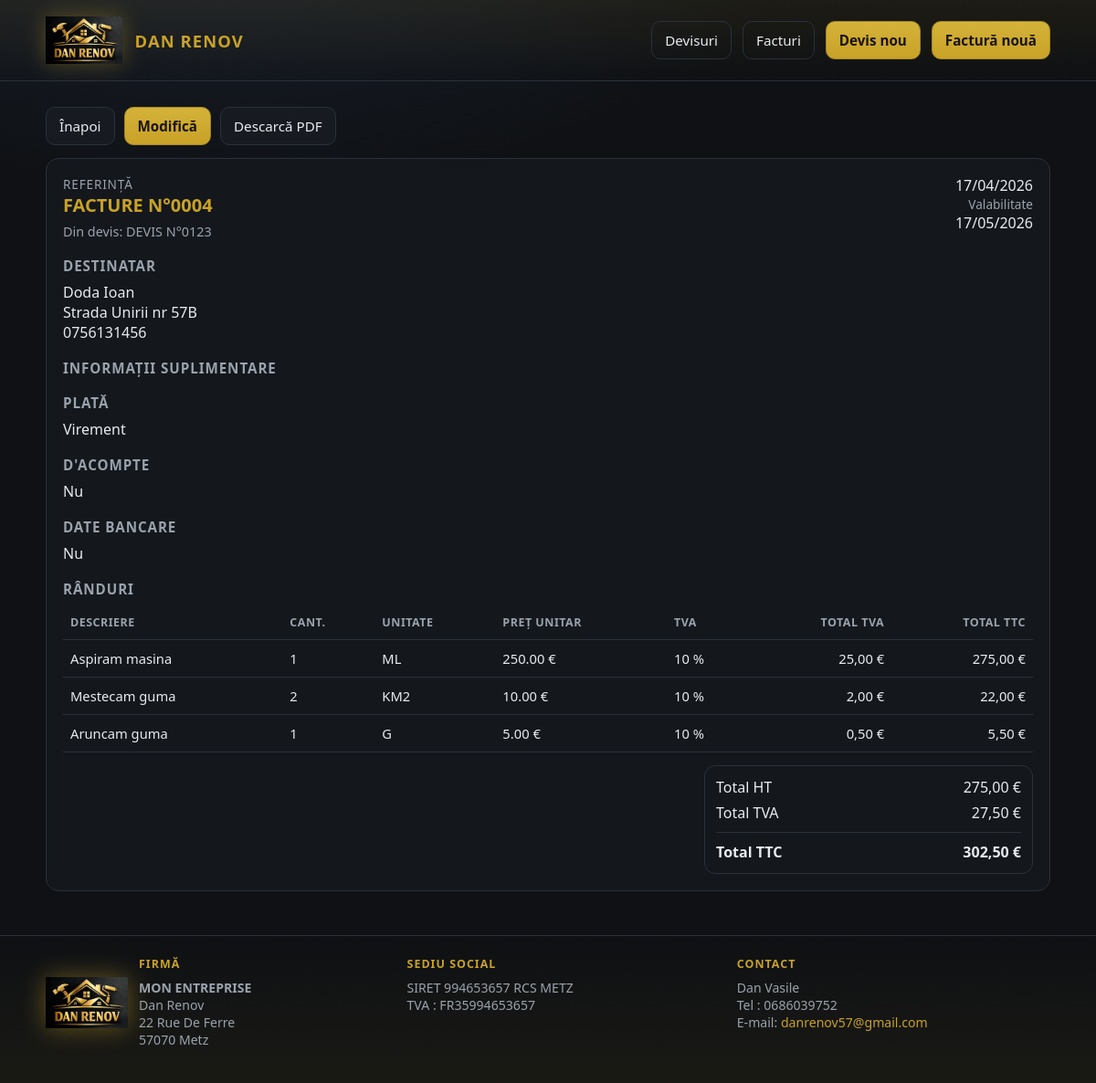
Page /factures/0004 on the committed database.
### tables this page shows
CREATE TABLE factures (
                facture_num TEXT PRIMARY KEY,
                devis_num_source TEXT,
                destinataire_nom TEXT NOT NULL,
                destinataire_adresse TEXT NOT NULL,
                destinataire_telephone TEXT NOT NULL,
                infos_additionnelles TEXT,
                date_facture TEXT NOT NULL,
                date_validite TEXT NOT NULL,
                mode_paiement TEXT NOT NULL,
                total_ht REAL NOT NULL,
                total_tva REAL NOT NULL,
                total_ttc REAL NOT NULL
            , destinataire_cp TEXT, destinataire_siret TEXT, is_acompte INTEGER NOT NULL DEFAULT 0, include_bank_details INTEGER NOT NULL DEFAULT 0);

CREATE TABLE facture_lignes (
                id INTEGER PRIMARY KEY AUTOINCREMENT,
                facture_num TEXT NOT NULL,
                ordre INTEGER NOT NULL,
                description TEXT NOT NULL,
                quantite INTEGER NOT NULL,
                unite TEXT NOT NULL,
                unite_pow INTEGER,
                prix_unitaire REAL NOT NULL,
                taux_tva INTEGER NOT NULL,
                ligne_total_tva REAL NOT NULL,
                ligne_total_ttc REAL NOT NULL,
                FOREIGN KEY (facture_num) REFERENCES factures(facture_num) ON DELETE CASCADE
            );

### app.py (the view)
@app.route("/factures/<facture_num>")
def facture_view(facture_num: str):
    d = get_facture(facture_num)
    if not d:
        abort(404)
    return render_template("facture_view.html", facture=d)

### db.py (called while the page is built)
@contextmanager
def get_conn() -> Generator[sqlite3.Connection, None, None]:
    DB_PATH.parent.mkdir(parents=True, exist_ok=True)
    conn = sqlite3.connect(DB_PATH)
    conn.row_factory = sqlite3.Row
    conn.execute("PRAGMA foreign_keys = ON")
    try:
        yield conn
        conn.commit()
    finally:
        conn.close()

def get_facture(facture_num: str) -> dict[str, Any] | None:
    with get_conn() as conn:
        row = conn.execute("SELECT * FROM factures WHERE facture_num=?", (facture_num,)).fetchone()
        if not row:
            return None
        lignes = conn.execute(
            "SELECT * FROM facture_lignes WHERE facture_num=? ORDER BY ordre",
            (facture_num,),
        ).fetchall()
        d = dict(row)
        d["lignes"] = [dict(l) for l in lignes]
        return d

### templates/facture_view.html (shortened to what this page needs)
{% extends "base.html" %}
{% block content %}
  <div class="toolbar" style="margin-bottom:14px">
    <div style="display:flex;gap:10px;flex-wrap:wrap;align-items:center">
      <a class="btn" href="{{ url_for('factures_index') }}">Înapoi</a>
      <a class="btn primary" href="{{ url_for('facture_edit', facture_num=facture.facture_num) }}">Modifică</a>
      <a class="btn" href="{{ url_for('export_one_facture_pdf', facture_num=facture.facture_num) }}" data-dl-pdf data-dl-name="FACTURE_{{ facture.facture_num }}.pdf">Descarcă PDF</a>
    </div>
  </div>
  <div class="panel">
    <div style="display:flex;justify-content:space-between;gap:12px;flex-wrap:wrap;align-items:flex-start">
      <div>
        <div style="color:var(--muted);font-size:0.85rem;text-transform:uppercase;letter-spacing:0.06em">Referință</div>
        <div style="font-size:1.25rem;font-weight:700;color:var(--gold)" class="mono">
          {% if facture.is_acompte %}FACTURE D'ACOMPTE{% else %}FACTURE{% endif %} N°{{ facture.facture_num }}
        </div>
        {% if facture.devis_num_source %}
          <div style="margin-top:6px;color:var(--muted);font-size:0.9rem">Din devis: <span class="mono">DEVIS N°{{ facture.devis_num_source }}</span></div>
        {% endif %}
      </div>
      <div style="text-align:right">
        <div class="mono">{{ facture.date_facture }}</div>
        <div style="color:var(--muted);font-size:0.85rem">Valabilitate</div>
        <div class="mono">{{ facture.date_validite }}</div>
      </div>
    </div>
    <h3 style="margin:18px 0 8px;font-size:0.95rem;color:var(--muted);text-transform:uppercase;letter-spacing:0.06em">Destinatar</h3>
    <div>{{ facture.destinataire_nom }}</div>
    <div>{{ facture.destinataire_adresse }}</div>
    <div>{{ facture.destinataire_telephone }}</div>
    <h3 style="margin:18px 0 8px;font-size:0.95rem;color:var(--muted);text-transform:uppercase;letter-spacing:0.06em">Informații suplimentare</h3>
    <h3 style="margin:18px 0 8px;font-size:0.95rem;color:var(--muted);text-transform:uppercase;letter-spacing:0.06em">Plată</h3>
    <div class="mono">{{ facture.mode_paiement }}</div>
    <h3 style="margin:18px 0 8px;font-size:0.95rem;color:var(--muted);text-transform:uppercase;letter-spacing:0.06em">d'acompte</h3>
    <div class="mono">{{ "Da" if facture.is_acompte else "Nu" }}</div>
    <h3 style="margin:18px 0 8px;font-size:0.95rem;color:var(--muted);text-transform:uppercase;letter-spacing:0.06em">Date bancare</h3>
    <div class="mono">{{ "Da" if facture.include_bank_details else "Nu" }}</div>
    <h3 style="margin:18px 0 8px;font-size:0.95rem;color:var(--muted);text-transform:uppercase;letter-spacing:0.06em">Rânduri</h3>
    <table class="data">
      <thead>
        <tr>
          <th>Descriere</th>
          <th>Cant.</th>
          <th>Unitate</th>
          <th>Preț unitar</th>
          <th>TVA</th>
          <th style="text-align:right">Total TVA</th>
          <th style="text-align:right">Total TTC</th>
        </tr>
      </thead>
      <tbody>
        {% for ln in facture.lignes %}
          <tr>
            <td>{{ ln.description }}</td>
            <td class="mono">{{ ln.quantite }}</td>
            <td>{{ ln.unite }}{% if ln.unite_pow is not none %}<sup>{{ ln.unite_pow }}</sup>{% endif %}</td>
            <td class="mono">{{ "%.2f"|format(ln.prix_unitaire|float) }} €</td>
            <td class="mono">{{ ln.taux_tva }} %</td>
            <td style="text-align:right" class="mono">{{ "%.2f"|format(ln.ligne_total_tva)|replace(".", ",") }} €</td>
            <td style="text-align:right" class="mono">{{ "%.2f"|format(ln.ligne_total_ttc)|replace(".", ",") }} €</td>
          </tr>
        {% endfor %}
      </tbody>
    </table>
    <div style="margin-top:14px;display:flex;justify-content:flex-end">
      <div style="width:min(360px,100%);border:1px solid var(--line);border-radius:12px;padding:12px">
        <div style="display:flex;justify-content:space-between;gap:10px"><span>Total HT</span><span class="mono">{{ "%.2f"|format(facture.total_ht)|replace(".", ",") }} €</span></div>
        <div style="display:flex;justify-content:space-between;gap:10px;margin-top:6px"><span>Total TVA</span><span class="mono">{{ "%.2f"|format(facture.total_tva)|replace(".", ",") }} €</span></div>
        <div style="display:flex;justify-content:space-between;gap:10px;margin-top:10px;padding-top:10px;border-top:1px solid var(--line)"><span><b>Total TTC</b></span><span class="mono"><b>{{ "%.2f"|format(facture.total_ttc)|replace(".", ",") }} €</b></span></div>
      </div>
    </div>
  </div>
{% endblock %}

### templates/base.html (shortened to what this page needs)
<!doctype html>
<html lang="ro">
  <head>
    <link rel="stylesheet" href="{{ url_for('static', filename='css/app.css') }}?v=2" />
  </head>
  <body>
    <header class="top">
      <div class="wrap inner">
        <div class="brand">
          <img src="{{ url_for('static', filename='images/logo_source.png') }}" alt="Dan Renov" onerror="this.style.display='none'" />
          <h1>Dan Renov</h1>
        </div>
        <nav class="hnav">
          <a class="btn ghost" href="{{ url_for('index') }}">Devisuri</a>
          <a class="btn ghost" href="{{ url_for('factures_index') }}">Facturi</a>
          <a class="btn primary" href="{{ url_for('devis_new') }}">Devis nou</a>
          <a class="btn primary" href="{{ url_for('facture_new') }}">Factură nouă</a>
        </nav>
      </div>
    </header>
    <main>
      <div class="wrap">{% block content %}{% endblock %}</div>
    </main>
    <footer class="site">
      <div class="wrap cols">
        <div>
          <div class="foot-brand">
            <img src="{{ url_for('static', filename='images/logo_source.png') }}" alt="" onerror="this.style.display='none'" />
            <div>
              <h3>Firmă</h3>
              <div><strong>MON ENTREPRISE</strong></div>
              <div>Dan Renov</div>
              <div>22 Rue De Ferre</div>
              <div>57070 Metz</div>
            </div>
          </div>
        </div>
        <div>
          <h3>Sediu social</h3>
          <div>SIRET 994653657 RCS METZ</div>
          <div>TVA : FR35994653657</div>
        </div>
        <div>
          <h3>Contact</h3>
          <div>Dan Vasile</div>
          <div>Tel : 0686039752</div>
          <div><span class="muted">E-mail:</span> <a href="mailto:danrenov57@gmail.com">danrenov57@gmail.com</a></div>
        </div>
      </div>
    </footer>
  </body>
</html>

### static/css/app.css (style rules this page uses)
:root { --bg: #0f1114; --panel: #171b21; --muted: #9aa3ad; --text: #e8ecf0; --gold: #c9a227; --gold-dim: #8a7220; --line: #2a313b; --danger: #c44; --ok: #2a8f6a; }
* { box-sizing: border-box; }
html, body { height: 100%; }
body { margin: 0; font-family: "Segoe UI", system-ui, -apple-system, sans-serif; background: radial-gradient(1200px 600px at 20% -10%, #1a2230 0%, var(--bg) 55%); background-color: var(--bg); background-repeat: no-repeat; background-size: cover; background-attachment: fixed; color: var(--text); display: flex; flex-direction: column; min-height: 100vh; }
.muted { color: var(--muted); }
a { color: var(--gold); text-decoration: none; }
.wrap { width: min(1100px, 92vw); margin: 0 auto; }
header.top { border-bottom: 1px solid var(--line); background: linear-gradient(180deg, rgba(201, 162, 39, 0.08), transparent); }
header.top .inner { display: flex; align-items: center; justify-content: space-between; padding: 18px 0; gap: 16px; }
.brand { display: flex; align-items: center; gap: 14px; }
.brand img { height: 52px; width: auto; filter: drop-shadow(0 0 12px rgba(201, 162, 39, 0.35)); }
.brand h1 { margin: 0; font-size: 1.15rem; letter-spacing: 0.06em; text-transform: uppercase; color: var(--gold); }
nav.hnav { display: flex; gap: 12px; flex-wrap: wrap; }
.btn { display: inline-flex; align-items: center; justify-content: center; gap: 8px; border: 1px solid var(--line); background: var(--panel); color: var(--text); padding: 10px 14px; border-radius: 10px; cursor: pointer; font-size: 0.95rem; }
.btn.primary { background: linear-gradient(180deg, #d4b23a, var(--gold)); color: #1a1406; border-color: #a8891f; font-weight: 600; }
.btn.ghost { background: transparent; }
main { flex: 1; padding: 28px 0 48px; }
.panel { background: rgba(23, 27, 33, 0.72); border: 1px solid var(--line); border-radius: 14px; padding: 18px; backdrop-filter: blur(8px); }
.toolbar { display: flex; gap: 12px; flex-wrap: wrap; align-items: center; justify-content: space-between; margin-bottom: 16px; }
table.data { width: 100%; border-collapse: collapse; font-size: 0.92rem; }
table.data th, table.data td { border-bottom: 1px solid var(--line); padding: 10px 8px; text-align: left; vertical-align: top; }
table.data th { color: var(--muted); font-weight: 600; font-size: 0.78rem; text-transform: uppercase; letter-spacing: 0.04em; }
.mono { font-variant-numeric: tabular-nums; }
footer.site { border-top: 1px solid var(--line); margin-top: auto; background: linear-gradient(0deg, rgba(201, 162, 39, 0.06), transparent); }
footer.site .cols { display: grid; grid-template-columns: 1.1fr 1fr 1fr; gap: 18px; padding: 22px 0 28px; font-size: 0.88rem; color: var(--muted); }
footer.site .foot-brand { display: flex; align-items: center; gap: 12px; margin-bottom: 10px; }
footer.site .foot-brand img { height: 56px; width: auto; filter: drop-shadow(0 0 14px rgba(201, 162, 39, 0.45)); }
footer.site h3 { margin: 0 0 8px; font-size: 0.78rem; letter-spacing: 0.08em; text-transform: uppercase; color: var(--gold); }

### rows in the picture
factures: facture_num "0004", devis_num_source "0123", date_facture "17/04/2026", date_validite "17/05/2026", destinataire_nom "Doda Ioan", destinataire_adresse "Strada Unirii nr 57B", destinataire_telephone "0756131456", mode_paiement "Virement", is_acompte "Nu", include_bank_details "Nu", total_ht "275,00", total_tva "27,50", total_ttc "302,50"
facture_lignes: description "Aspiram masina", quantite "1", unite "ML", prix_unitaire "250.00", taux_tva "10", ligne_total_tva "25,00", ligne_total_ttc "275,00"
facture_lignes: description "Mestecam guma", quantite "2", unite "KM2", prix_unitaire "10.00", taux_tva "10", ligne_total_tva "2,00", ligne_total_ttc "22,00"
facture_lignes: description "Aruncam guma", quantite "1", unite "G", prix_unitaire "5.00", taux_tva "10", ligne_total_tva "0,50", ligne_total_ttc "5,50"
